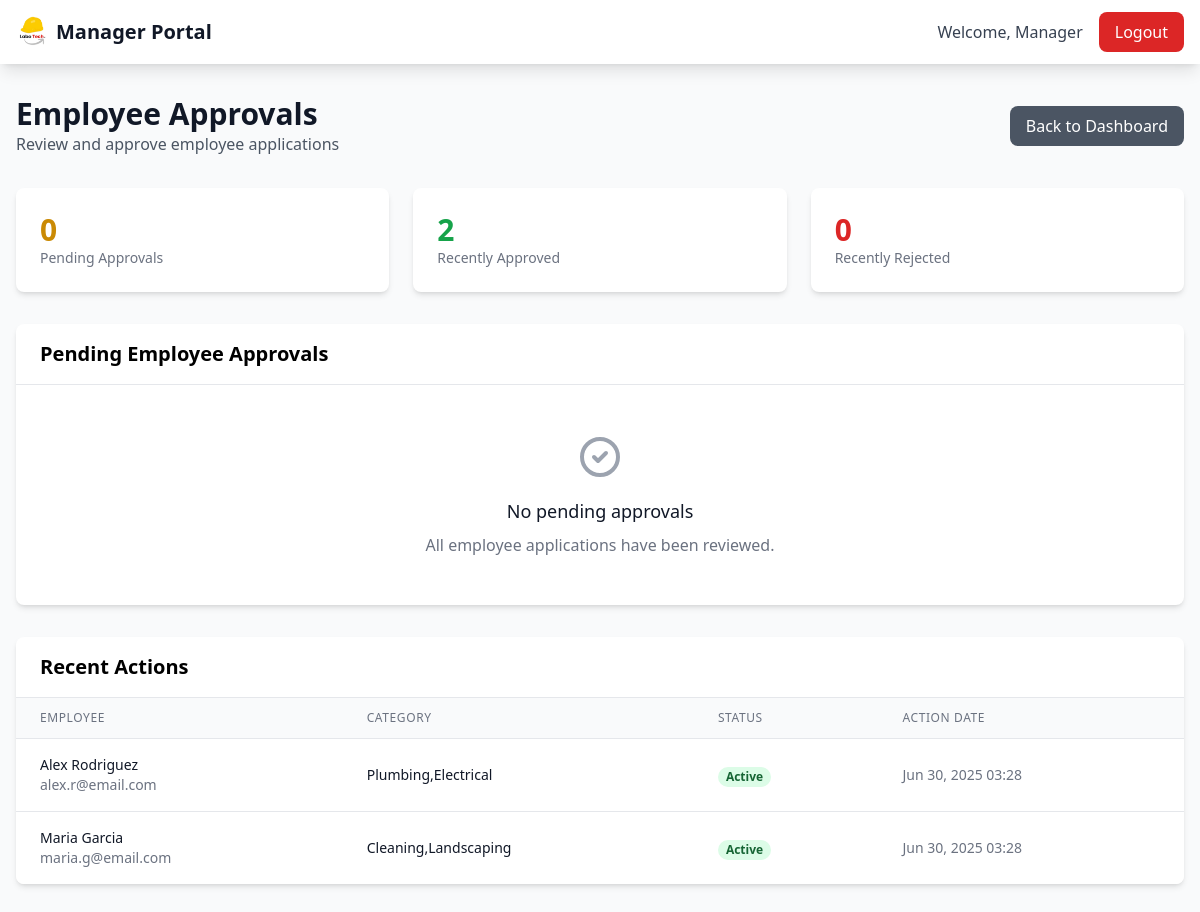
Page /manager/employee-approvals.php (signed in) on the committed database.
### tables this page shows
CREATE TABLE IF NOT EXISTS employees (
    id INT AUTO_INCREMENT PRIMARY KEY,
    name VARCHAR(100) NOT NULL,
    email VARCHAR(100) UNIQUE NOT NULL,
    phone VARCHAR(20) NOT NULL,
    location VARCHAR(255) NOT NULL,
    job_categories VARCHAR(255) NOT NULL,
    skills TEXT,
    hourly_rate DECIMAL(10,2) NOT NULL,
    password VARCHAR(255) NOT NULL,
    status ENUM('active', 'inactive', 'pending', 'suspended') DEFAULT 'pending',
    profile_image VARCHAR(255),
    rating DECIMAL(3,2) DEFAULT 0.00,
    total_reviews INT DEFAULT 0,
    verification_status ENUM('unverified', 'verified', 'rejected') DEFAULT 'unverified',
    created_at TIMESTAMP DEFAULT CURRENT_TIMESTAMP,
    updated_at TIMESTAMP DEFAULT CURRENT_TIMESTAMP ON UPDATE CURRENT_TIMESTAMP
);

### manager/employee-approvals.php (the view, shortened to what this page needs)
<?php
try {
    $pdo = new Database();
    $conn = $pdo->open();
    $stmt = $conn->query("SELECT * FROM employees WHERE status = 'pending' ORDER BY created_at DESC");
    $pendingEmployees = $stmt->fetchAll();
    $stmt = $conn->query("SELECT * FROM employees WHERE status IN ('active', 'inactive') ORDER BY updated_at DESC LIMIT 10");
    $recentActions = $stmt->fetchAll();
} catch (Exception $e) {
    $error = "Database error: " . $e->getMessage();
}
?>
<!DOCTYPE html>
<html lang="en">
<head>
    <script src="https://cdn.tailwindcss.com"></script>
</head>
<body class="bg-gray-50">
    <nav class="bg-white shadow-lg">
        <div class="max-w-7xl mx-auto px-4">
            <div class="flex justify-between h-16">
                <div class="flex items-center">
                    <img src="../assets/logo_without_bg.png" alt="LaboTech" class="h-8 w-auto">
                    <span class="ml-2 text-xl font-bold text-gray-900">Manager Portal</span>
                </div>
                <div class="flex items-center space-x-4">
                    <span class="text-gray-700">Welcome, <?php echo htmlspecialchars($_SESSION['manager_name']); ?></span>
                    <a href="../actions/logout" class="bg-red-600 text-white px-4 py-2 rounded-lg hover:bg-red-700 transition-colors">Logout</a>
                </div>
            </div>
        </div>
    </nav>
    <div class="max-w-7xl mx-auto px-4 py-8">
        <div class="flex justify-between items-center mb-8">
            <div>
                <h1 class="text-3xl font-bold text-gray-900">Employee Approvals</h1>
                <p class="text-gray-600">Review and approve employee applications</p>
            </div>
            <a href="index" class="bg-gray-600 text-white px-4 py-2 rounded-lg hover:bg-gray-700 transition-colors">
                Back to Dashboard
            </a>
        </div>
        <div class="grid grid-cols-1 md:grid-cols-3 gap-6 mb-8">
            <div class="bg-white rounded-lg shadow-md p-6">
                <div class="text-3xl font-bold text-yellow-600"><?php echo count($pendingEmployees); ?></div>
                <div class="text-sm text-gray-500">Pending Approvals</div>
            </div>
            <div class="bg-white rounded-lg shadow-md p-6">
                <div class="text-3xl font-bold text-green-600"><?php echo count(array_filter($recentActions, function($e) { return $e['status'] == 'active'; })); ?></div>
                <div class="text-sm text-gray-500">Recently Approved</div>
            </div>
            <div class="bg-white rounded-lg shadow-md p-6">
                <div class="text-3xl font-bold text-red-600"><?php echo count(array_filter($recentActions, function($e) { return $e['status'] == 'inactive'; })); ?></div>
                <div class="text-sm text-gray-500">Recently Rejected</div>
            </div>
        </div>
        <div class="bg-white rounded-lg shadow-md overflow-hidden mb-8">
            <div class="px-6 py-4 border-b border-gray-200">
                <h2 class="text-xl font-semibold">Pending Employee Approvals</h2>
            </div>
            <?php if (!empty($pendingEmployees)): ?>
                <div class="overflow-x-auto">
                    <table class="min-w-full divide-y divide-gray-200">
                        <thead class="bg-gray-50">
                            <tr>
                                <th class="px-6 py-3 text-left text-xs font-medium text-gray-500 uppercase tracking-wider">Employee Details</th>
                                <th class="px-6 py-3 text-left text-xs font-medium text-gray-500 uppercase tracking-wider">Contact Info</th>
                                <th class="px-6 py-3 text-left text-xs font-medium text-gray-500 uppercase tracking-wider">Skills & Rate</th>
                                <th class="px-6 py-3 text-left text-xs font-medium text-gray-500 uppercase tracking-wider">Applied</th>
                                <th class="px-6 py-3 text-left text-xs font-medium text-gray-500 uppercase tracking-wider">Actions</th>
                            </tr>
                        </thead>
                        <tbody class="bg-white divide-y divide-gray-200">
                            <?php foreach ($pendingEmployees as $employee): ?>
                                <tr>
                                    <td class="px-6 py-4">
                                        <div class="text-sm font-medium text-gray-900"><?php echo htmlspecialchars($employee['name']); ?></div>
                                        <div class="text-sm text-gray-500"><?php echo htmlspecialchars($employee['job_categories']); ?></div>
                                        <div class="text-xs text-gray-400"><?php echo htmlspecialchars($employee['location']); ?></div>
                                    </td>
                                    <td class="px-6 py-4 whitespace-nowrap">
                                        <div class="text-sm text-gray-900"><?php echo htmlspecialchars($employee['email']); ?></div>
                                        <div class="text-sm text-gray-500"><?php echo htmlspecialchars($employee['phone']); ?></div>
                                    </td>
                                    <td class="px-6 py-4">
                                        <div class="text-sm font-semibold text-green-600">$<?php echo number_format($employee['hourly_rate'], 2); ?>/hr</div>
                                        <div class="text-sm text-gray-500"><?php echo htmlspecialchars(substr($employee['skills'], 0, 50)) . '...'; ?></div>
                                    </td>
                                    <td class="px-6 py-4 whitespace-nowrap text-sm text-gray-500">
                                        <?php echo date('M d, Y', strtotime($employee['created_at'])); ?>
                                    </td>
                                    <td class="px-6 py-4 whitespace-nowrap text-sm font-medium">
                                        <div class="flex space-x-2">
                                            <button onclick="viewEmployee(<?php echo $employee['id']; ?>)"
                                                    class="text-blue-600 hover:text-blue-900">View</button>
                                            <button onclick="approveEmployee(<?php echo $employee['id']; ?>)"
                                                    class="text-green-600 hover:text-green-900">Approve</button>
                                            <button onclick="rejectEmployee(<?php echo $employee['id']; ?>)"
                                                    class="text-red-600 hover:text-red-900">Reject</button>
                                        </div>
                                    </td>
                                </tr>
                            <?php endforeach; ?>
                        </tbody>
                    </table>
                </div>
            <?php else: ?>
                <div class="text-center py-12">
                    <div class="text-gray-400 mb-4">
                        <svg class="mx-auto h-12 w-12" fill="none" viewBox="0 0 24 24" stroke="currentColor">
                            <path stroke-linecap="round" stroke-linejoin="round" stroke-width="2" d="M9 12l2 2 4-4m6 2a9 9 0 11-18 0 9 9 0 0118 0z"></path>
                        </svg>
                    </div>
                    <h3 class="text-lg font-medium text-gray-900 mb-2">No pending approvals</h3>
                    <p class="text-gray-500">All employee applications have been reviewed.</p>
                </div>
            <?php endif; ?>
        </div>
        <div class="bg-white rounded-lg shadow-md overflow-hidden">
            <div class="px-6 py-4 border-b border-gray-200">
                <h2 class="text-xl font-semibold">Recent Actions</h2>
            </div>
            <?php if (!empty($recentActions)): ?>
                <div class="overflow-x-auto">
                    <table class="min-w-full divide-y divide-gray-200">
                        <thead class="bg-gray-50">
                            <tr>
                                <th class="px-6 py-3 text-left text-xs font-medium text-gray-500 uppercase tracking-wider">Employee</th>
                                <th class="px-6 py-3 text-left text-xs font-medium text-gray-500 uppercase tracking-wider">Category</th>
                                <th class="px-6 py-3 text-left text-xs font-medium text-gray-500 uppercase tracking-wider">Status</th>
                                <th class="px-6 py-3 text-left text-xs font-medium text-gray-500 uppercase tracking-wider">Action Date</th>
                            </tr>
                        </thead>
                        <tbody class="bg-white divide-y divide-gray-200">
                            <?php foreach ($recentActions as $employee): ?>
                                <tr>
                                    <td class="px-6 py-4 whitespace-nowrap">
                                        <div class="text-sm font-medium text-gray-900"><?php echo htmlspecialchars($employee['name']); ?></div>
                                        <div class="text-sm text-gray-500"><?php echo htmlspecialchars($employee['email']); ?></div>
                                    </td>
                                    <td class="px-6 py-4 whitespace-nowrap text-sm text-gray-900">
                                        <?php echo htmlspecialchars($employee['job_categories']); ?>
                                    </td>
                                    <td class="px-6 py-4 whitespace-nowrap">
                                        <span class="px-2 inline-flex text-xs leading-5 font-semibold rounded-full
                                            <?php echo $employee['status'] == 'active' ? 'bg-green-100 text-green-800' : 'bg-red-100 text-red-800'; ?>">
                                            <?php echo ucfirst($employee['status']); ?>
                                        </span>
                                    </td>
                                    <td class="px-6 py-4 whitespace-nowrap text-sm text-gray-500">
                                        <?php echo date('M d, Y H:i', strtotime($employee['updated_at'])); ?>
                                    </td>
                                </tr>
                            <?php endforeach; ?>
                        </tbody>
                    </table>
                </div>
            <?php else: ?>
                <p class="text-gray-500 text-center py-8">No recent actions found.</p>
            <?php endif; ?>
        </div>
    </div>
</body>
</html>

### rows in the picture
employees: name "Alex Rodriguez", email "alex.r@email.com", job_categories "Plumbing,Electrical", status "Active", updated_at "Jun 30, 2025 03:28"
employees: name "Maria Garcia", email "maria.g@email.com", job_categories "Cleaning,Landscaping", status "Active", updated_at "Jun 30, 2025 03:28"

### other values in the picture
$_SESSION['manager_name'] "Manager"
count($pendingEmployees) "0"
